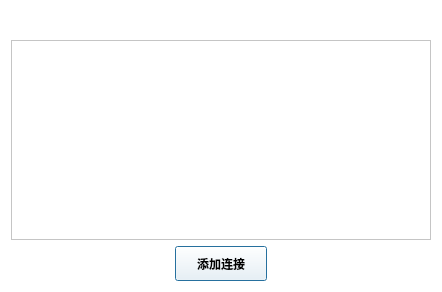
<?xml version="1.0" encoding="UTF-8"?>
<ui version="4.0">
 <class>ManageIntersite</class>
 <widget class="QDialog" name="ManageIntersite">
  <property name="geometry">
   <rect>
    <x>0</x>
    <y>0</y>
    <width>442</width>
    <height>292</height>
   </rect>
  </property>
  <property name="minimumSize">
   <size>
    <width>442</width>
    <height>292</height>
   </size>
  </property>
  <property name="maximumSize">
   <size>
    <width>442</width>
    <height>292</height>
   </size>
  </property>
  <property name="font">
   <font>
    <family>微软雅黑</family>
   </font>
  </property>
  <property name="windowTitle">
   <string>Dialog</string>
  </property>
  <property name="styleSheet">
   <string notr="true">background-color: rgb(255, 255, 255);</string>
  </property>
  <layout class="QGridLayout" name="gridLayout">
   <item row="0" column="0">
    <widget class="QLabel" name="staName">
     <property name="font">
      <font>
       <family>微软雅黑</family>
       <weight>75</weight>
       <bold>true</bold>
      </font>
     </property>
     <property name="text">
      <string/>
     </property>
    </widget>
   </item>
   <item row="1" column="0">
    <widget class="QTableWidget" name="intersiteTable">
     <property name="minimumSize">
      <size>
       <width>420</width>
       <height>200</height>
      </size>
     </property>
     <property name="maximumSize">
      <size>
       <width>400</width>
       <height>200</height>
      </size>
     </property>
     <property name="font">
      <font>
       <family>微软雅黑</family>
      </font>
     </property>
    </widget>
   </item>
   <item row="2" column="0">
    <layout class="QHBoxLayout" name="horizontalLayout_2">
     <item>
      <widget class="QPushButton" name="addIntersite">
       <property name="minimumSize">
        <size>
         <width>92</width>
         <height>35</height>
        </size>
       </property>
       <property name="maximumSize">
        <size>
         <width>92</width>
         <height>35</height>
        </size>
       </property>
       <property name="font">
        <font>
         <family>微软雅黑</family>
         <weight>75</weight>
         <bold>true</bold>
        </font>
       </property>
       <property name="text">
        <string>添加连接</string>
       </property>
       <property name="icon">
        <iconset resource="resource.qrc">
         <normaloff>:/icon/icon/add.png</normaloff>:/icon/icon/add.png</iconset>
       </property>
      </widget>
     </item>
    </layout>
   </item>
  </layout>
 </widget>
 <resources>
  <include location="resource.qrc"/>
 </resources>
 <connections/>
</ui>
